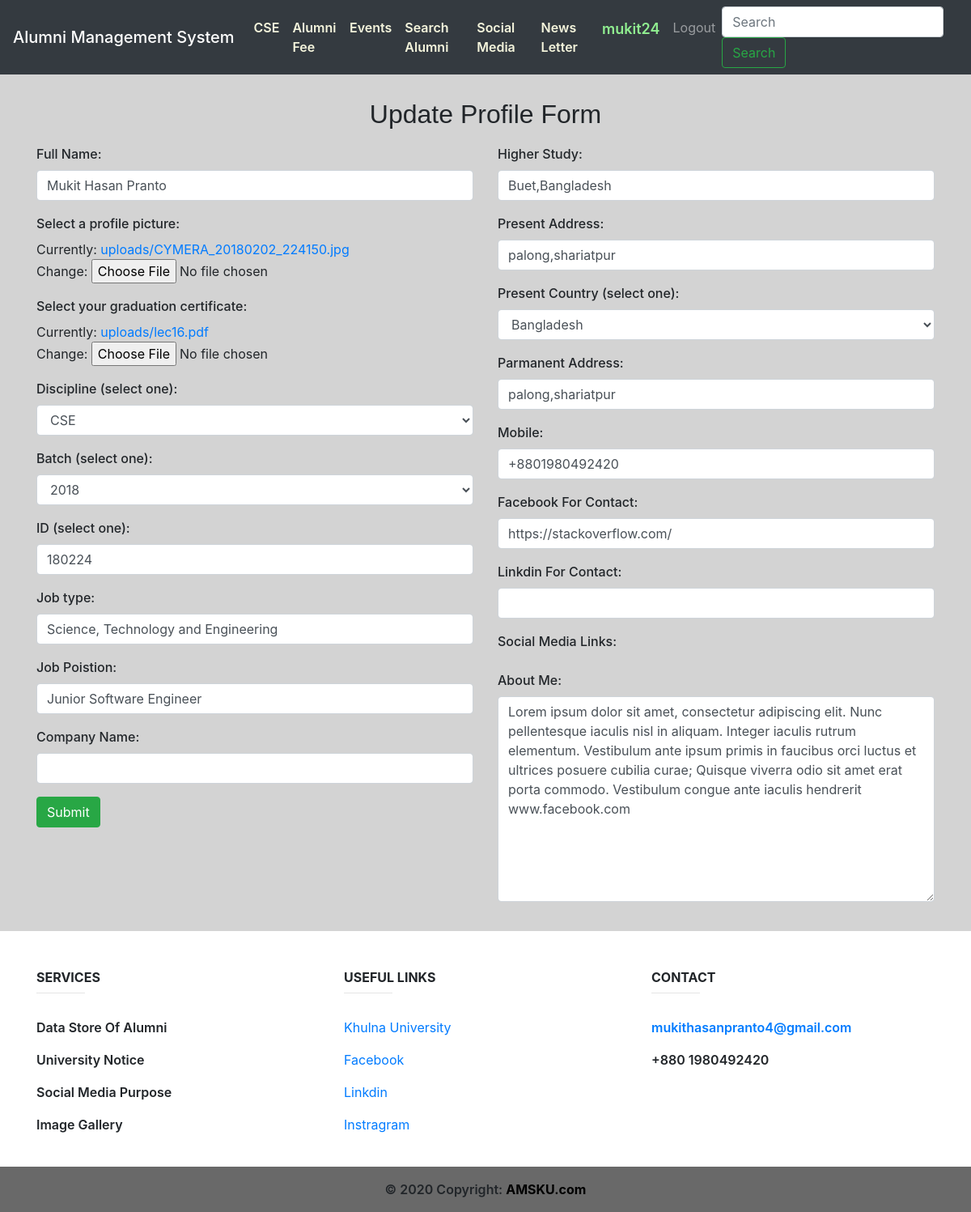
The app's page /alumni_profile/1/update_profile/ (signed in) with its own data.
### alumni_profile/models.py (models this page shows, shortened)
class Alumni_Profile(models.Model):
    discipline_list = ['Architecture','CSE','ECE','Math','URP','Physics','Chemistry','Stat','Pharmacy','BGE','FWT','FMRT','Agrotechnology','ES','SWE','BAD','HRM','DP','PM','DS','History','English','Bangla','IER','Sculpture','Econ','Sociology','MCJ','Law']
    Discipline_Choices = []
    for x in discipline_list:
        Discipline_Choices.append((x,x))
    Id_Choices = []
    for x in range(1,51):
        Id_Choices.append((str(x),str(x)))
    Batch_Choices = []
    for x in range(1991,2019):
        Batch_Choices.append((str(x),str(x)))
    job_list=['Agriculture','Architecture and Construction','Business Management and Administration','Education','Finance','Food','Government and Public Administration','Health Science','Human Services','Law, Public Safety, Corrections and Security','Manufacturing','Marketing, Sales and Service','Natural Resources','Science, Technology and Engineering','Other']
    Job_Choices = []
    for x in job_list:
        Job_Choices.append((x,x))
    country_list = ["Afghanistan","Albania","Algeria","Andorra","Angola","Anguilla","Antigua &amp; Barbuda","Argentina","Armenia","Aruba","Australia","Austria","Azerbaijan","Bahamas","Bahrain","Bangladesh","Barbados","Belarus","Belgium","Belize","Benin","Bermuda","Bhutan","Bolivia","Bosnia &amp; Herzegovina","Botswana","Brazil","British Virgin Islands","Brunei","Bulgaria","Burkina Faso","Burundi","Cambodia","Cameroon","Cape Verde","Cayman Islands","Chad","Chile","China","Colombia","Congo","Cook Islands","Costa Rica","Cote D Ivoire","Croatia","Cruise Ship","Cuba","Cyprus","Czech Republic","Denmark","Djibouti","Dominica","Dominican Republic","Ecuador","Egypt","El Salvador","Equatorial Guinea","Estonia","Ethiopia","Falkland Islands","Faroe Islands","Fiji","Finland","France","French Polynesia","French West Indies","Gabon","Gambia","Georgia","Germany","Ghana","Gibraltar","Greece","Greenland","Grenada","Guam","Guatemala","Guernsey","Guinea","Guinea Bissau","Guyana","Haiti","Honduras","Hong Kong","Hungary","Iceland","India","Indonesia","Iran","Iraq","Ireland","Isle of Man","Israel","Italy","Jamaica","Japan","Jersey","Jordan","Kazakhstan","Kenya","Kuwait","Kyrgyz Republic","Laos","Latvia","Lebanon","Lesotho","Liberia","Libya","Liechtenstein","Lithuania","Luxembourg","Macau","Macedonia","Madagascar","Malawi","Malaysia","Maldives","Mali","Malta","Mauritania","Mauritius","Mexico","Moldova","Monaco","Mongolia","Montenegro","Montserrat","Morocco","Mozambique","Namibia","Nepal","Netherlands","Netherlands Antilles","New Caledonia","New Zealand","Nicaragua","Niger","Nigeria","Norway","Oman","Pakistan","Palestine","Panama","Papua New Guinea","Paraguay","Peru","Philippines","Poland","Portugal","Puerto Rico","Qatar","Reunion","Romania","Russia","Rwanda","Saint Pierre &amp; Miquelon","Samoa","San Marino","Satellite","Saudi Arabia","Senegal","Serbia","Seychelles","Sierra Leone","Singapore","Slovakia","Slovenia","South Africa","South Korea","Spain","Sri Lanka","St Kitts &amp; Nevis","St Lucia","St Vincent","St. Lucia","Sudan","Suriname","Swaziland","Sweden","Switzerland","Syria","Taiwan","Tajikistan","Tanzania","Thailand","Timor L'Este","Togo","Tonga","Trinidad &amp; Tobago","Tunisia","Turkey","Turkmenistan","Turks &amp; Caicos","Uganda","Ukraine","United Arab Emirates","United Kingdom","Uruguay","Uzbekistan","Venezuela","Vietnam","Virgin Islands (US)","Yemen","Zambia","Zimbabwe"]
    Country_Choices = []
    for x in country_list:
        Country_Choices.append((x,x))
    full_name = models.CharField(max_length=255)
    image = models.FileField(upload_to='uploads/')
    certificate = models.FileField(upload_to='uploads/')
    discipline = models.CharField(max_length=255,choices=Discipline_Choices)
    student_id = models.CharField(max_length=10)
    batch = models.CharField(max_length=50,choices=Batch_Choices)
    job_type = models.CharField(max_length=50)
    job_position = models.CharField(max_length=60)
    company_name = models.CharField(max_length=60,blank=True)
    higher_study = models.CharField(max_length=60)
    present_address = models.CharField(max_length=60)
    present_country = models.CharField(max_length=60,choices=Country_Choices)
    prmanent_address = models.CharField(max_length=60)
    mobile = models.CharField(max_length=60)
    facebook = models.URLField(max_length=60,blank=True)
    linkdin = models.URLField(max_length=60,blank=True)
    about_me = models.TextField()
    is_verified = models.BooleanField(default=False)
    ask_for_update_certificate = models.BooleanField(default=False)
    user = models.OneToOneField(settings.AUTH_USER_MODEL, on_delete=models.CASCADE,related_name="alumni")

### alumni_profile/views.py (the view)
# urls.py: path('<int:user_id>/update_profile/',profile_update,name='profile_update'),
@login_required
def profile_update(request, user_id):
    profile = get_object_or_404(Alumni_Profile, user=request.user)
    form = UpdateProfileForm(request.POST or None, instance=profile)
    if form.is_valid():
        form.save()
        profile.ask_for_update_certificate = False
        profile.save()
        return redirect('alumni_profile', user_id=user_id)
    context = {
        "form": form
    }
    return render(request, "profile/update_profile.html", context)

### alumni_profile/forms.py
class UpdateProfileForm(forms.ModelForm):
    class Meta:
        model = Alumni_Profile
        fields = [
            "full_name",
            "image",
            "certificate",
            "discipline",
            "student_id",
            "batch",
            "job_type",
            "job_position",
            "company_name",
            "higher_study",
            "present_address",
            "present_country",
            "prmanent_address",
            "mobile",
            "facebook",
            "linkdin",
            "about_me",
        ]
    def __init__(self, *args, **kwargs):
        super().__init__(*args, **kwargs)
        for field in iter(self.fields):
            if field == "image" or field == "certificate":
                continue
            self.fields[field].widget.attrs.update({
                'class': 'form-control'
    })

### alumni_fee/context_processors.py (called while the page is built)
def add_variable_to_context(request):
    year_fee = Fee_Info.objects.get()
    current_news_letter = News_Letter.objects.all().order_by('-start_date').first()
    return {
        'yearFee': year_fee.yearly_fee,
        'current_news_letter':current_news_letter,
    }

### templates/profile/update_profile.html (shortened to what this page needs)
{% extends "base.html" %}
{% load static %}
{% block content %}
<div class="update_profile_form">
    <div class="container">
        <h2>Update Profile Form</h2>
        <form method="POST" enctype="multipart/form-data">
            <div class="row">
                <div class="col-sm-6">
                    <div class="form-group">
                        <label for="full_name">Full Name:</label>
                        {{ form.full_name }}
                    </div>
                    <div class="form-group">
                        <label for="profile_picture">Select a profile picture:</label><br>
                        {{ form.image }}
                    </div>
                    <div class="form-group">
                        <label for="certificate">Select your graduation certificate:</label><br>
                        {{ form.certificate }}
                    </div>
                    <div class="form-group">
                        <label for="discipline">Discipline (select one):</label>
                        {{ form.discipline }}
                    </div>
                    <div class="form-group">
                        <label for="batch">Batch (select one):</label>
                        {{ form.batch}}
                    </div>
                    <div class="form-group">
                        <label for="id">ID (select one):</label>
                        {{ form.student_id }}
                    </div>
                    <div class="form-group">
                        <label for="id">Job type:</label>
                        {{ form.job_type }}
                    </div>
                    <div class="form-group">
                        <label for="about_me">Job Poistion:</label>
                        {{ form.job_position }}
                    </div>
                    <div class="form-group">
                        <label for="about_me">Company Name:</label>
                        {{ form.company_name }}
                    </div>
                    <button type="submit" value="Update" class="btn btn-success">Submit</button>
                </div>
                <div class="col-sm-6">
                    <div class="form-group">
                        <label for="higher_study">Higher Study:</label>
                        {{ form.higher_study}}
                    </div>
                    <div class="form-group">
                        <label for="present_address">Present Address:</label>
                        {{ form.present_address }}
                    </div>
                    <div class="form-group">
                        <label for="present_country">Present Country (select one):</label>
                        {{ form.present_country }}
                    </div>
                    <div class="form-group">
                        <label for="Parmanent_address">Parmanent Address:</label>
                        {{ form.prmanent_address }}
                    </div>
                    <div class="form-group">
                        <label for="mobile">Mobile:</label>
                        {{ form.mobile}}
                    </div>
                    <div class="form-group">
                        <label for="facebook">Facebook For Contact:</label>
                        {{ form.facebook }}
                    </div>
                    <div class="form-group">
                        <label for="linkdin">Linkdin For Contact:</label>
                        {{ form.linkdin }}
                    </div>
                    <div class="form-group">
                        <label for="linkdin">Social Media Links:</label>
                    </div>
                    <div class="form-group">
                        <label for="about_me">About Me:</label>
                        {{ form.about_me}}
                    </div>
                </div>
            </div>
        </form>
    </div>
</div>
{% endblock %}

### templates/base.html (shortened to what this page needs)
<!DOCTYPE html>
<html lang="en">
{% load static %}
<head>
    <link rel="stylesheet" href="https://cdnjs.cloudflare.com/ajax/libs/font-awesome/4.7.0/css/font-awesome.min.css">
    <link rel="stylesheet" href="https://maxcdn.bootstrapcdn.com/bootstrap/4.5.2/css/bootstrap.min.css">
    <link rel="stylesheet" href="{% static 'profile/profile_style.css' %}">
    <link rel="stylesheet" href="{% static 'css/style.css' %}">
</head>
<body>
    <nav class="navbar navbar-expand-lg navbar-dark bg-dark">
        <a href="{% url 'home' %}"><span class="navbar-brand mb-0 h1">Alumni Management System</span></a>
        <div class="collapse navbar-collapse" id="navbarSupportedContent">
            <ul class="navbar-nav m-auto">
                {% if request.user.alumni.is_verified %}
                <li class="nav-item ">
                    <a class="nav-link" style="font-weight: 600;color: beige;"
                        href="{% url 'discipline_view' %}">{{request.user.alumni.discipline}}</a>
                </li>
                <li class="nav-item ">
                    <a class="nav-link" style="font-weight: 600;color: beige;"
                        href="{% url 'alumni_fee_home' request.user.alumni.id %}">Alumni Fee</a>
                </li>
                <li class="nav-item ">
                    <a class="nav-link" style="font-weight: 600;color: beige;" href="{% url 'event_view' %}">Events</a>
                </li>
                {% endif %}
                <li class="nav-item ">
                    <a class="nav-link" style="font-weight: 600;color: beige;" href="{% url 'search_view' %}">Search
                        Alumni</a>
                </li>
                <li class="nav-item ">
                    <a class="nav-link" style="font-weight: 600;color: beige;" href="{% url 'welcome_view' %}">Social
                        Media</a>
                </li>
                <li class="nav-item ">
                    <a class="nav-link" style="font-weight: 600;color: beige;" href="{% url 'news_view' current_news_letter.id %}">News Letter</a>
                </li>
                <li class="nav-item ">
                    <a class="nav-link" style="font-weight: 600;color: lightgreen;font-size: large;"
                        href="{% url 'alumni_profile' user.id %}">{{request.user}}</a>
                </li>
                <li class="nav-item ">
                    <a class="nav-link" href="{% url 'account_logout' %}">Logout</a>
                </li>
            </ul>
            <form class="form-inline my-2 my-lg-0" action="{% url 'advance_search_result' %}" method="POST">
                <input class="form-control mr-sm-2" name="search" type="search" placeholder="Search"
                    aria-label="Search">
                <button class="btn btn-outline-success my-2 my-sm-0" type="submit">Search</button>
            </form>
        </div>
    </nav>
    {% block content %}{% endblock %}
    <div class="container text-center text-md-left mt-5">
        <div class="row mt-3">
            <div class="col-md-4 col-lg-4 col-xl-4 mx-auto mb-4" style="font-weight: 600;">
                <h6 class="text-uppercase font-weight-bold">Services</h6>
                <hr class="deep-purple accent-2 mb-4 mt-0 d-inline-block mx-auto" style="width: 60px;">
                <p>
                    Data Store Of Alumni
                </p>
                <p>
                    University Notice
                </p>
                <p>
                    Social Media Purpose
                </p>
                <p>
                    Image Gallery
                </p>
            </div>
            <div class="col-md-4 col-lg-4 col-xl-4 mx-auto mb-4">
                <h6 class="text-uppercase font-weight-bold">Useful links</h6>
                <hr class="deep-purple accent-2 mb-4 mt-0 d-inline-block mx-auto" style="width: 60px;">
                <p>
                    <a href="#!">Khulna University</a>
                </p>
                <p>
                    <a href="#!">Facebook</a>
                </p>
                <p>
                    <a href="#!">Linkdin</a>
                </p>
                <p>
                    <a href="#!">Instragram</a>
                </p>
            </div>
            <div class="col-md-4 col-lg-4 col-xl-4 mx-auto mb-md-0 mb-4" style="font-weight: 600;">
                <h6 class="text-uppercase font-weight-bold">Contact</h6>
                <hr class="deep-purple accent-2 mb-4 mt-0 d-inline-block mx-auto" style="width: 60px;">
                <p>
                    <a href="mailto:mukithasanpranto4@gmail.com">mukithasanpranto4@gmail.com</a>
                </p>
                <p>
                    +880 1980492420</p>
            </div>
        </div>
    </div>
    <div class="footer-copyright text-center py-3" style="background-color: dimgrey;font-weight: 600;">© 2020 Copyright:
        <a href="#" style="color: black;font-weight: 700;"> AMSKU.com</a>
    </div>
</body>
</html>

### home/static/css/style.css (style rules this page uses)
.update_profile_form { background-color: lightgray; padding: 20px; }
.update_profile_form h2 { text-align: center; padding: 10px; font-family: Impact, Haettenschweiler, 'Arial Narrow Bold', sans-serif; }
.update_profile_form label { font-weight: 500; }

### templates/base.html (style rules this page uses)
* { box-sizing: border-box; }

### records on screen
Alumni_Profile: full_name "Mukit Hasan Pranto", discipline "CSE", batch "2018", student_id "180224", job_type "Science, Technology and Engineering", job_position "Junior Software Engineer", higher_study "Buet,Bangladesh", present_address "palong,shariatpur", present_country "Bangladesh", prmanent_address "palong,shariatpur", mobile "+8801980492420", facebook "https://stackoverflow.com/", about_me "Lorem ipsum dolor sit amet, consectetur adipiscing elit. Nunc pellentesque iaculis nisl in aliquam. Integer iaculis rutrum elementum. Vestibulum ante ipsum primis in faucibus orci luctus et ultrices posuere cubilia curae; Quisque viverra odio sit amet erat porta commodo. Vestibulum congue ante iaculis hendrerit www.facebook.com"

### other values on screen
{{ request.user.alumni.discipline }} "CSE"
{{ request.user }} "mukit24"
